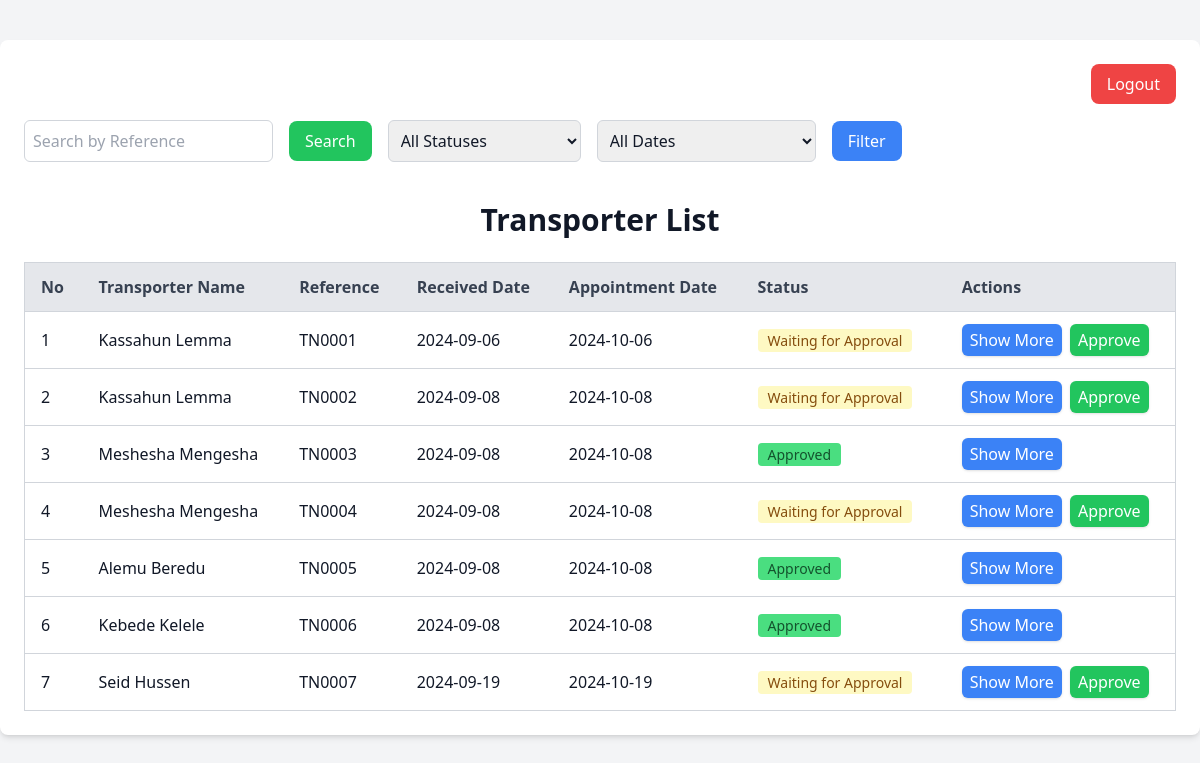
The app's page /driver_list (signed in), older data.
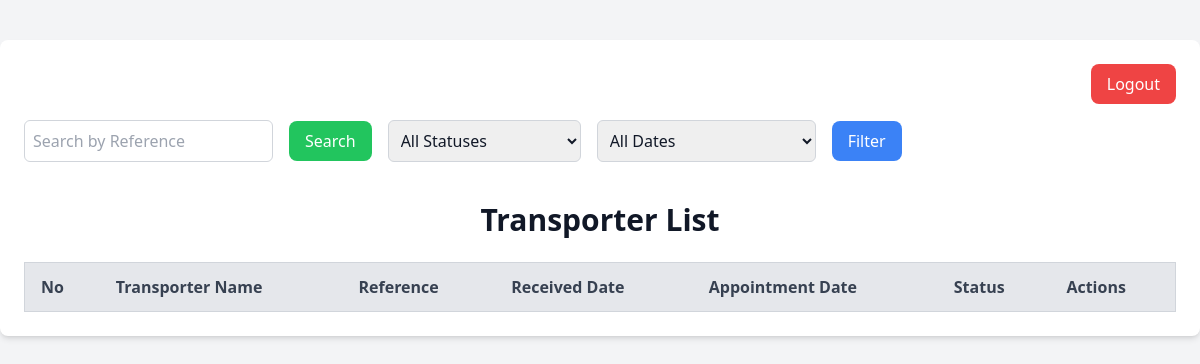
The same page, newer data.
### models.py (models this page shows, shortened)
class TransportRecord(db.Model):
    __tablename__ = 'transport_records'
    id = db.Column(db.Integer, primary_key=True)
    reference = db.Column(db.String(20), unique=True, nullable=False)  # Add reference field
    transporter_name = db.Column(db.String(100), nullable=False)
    cheque_prepared_for = db.Column(db.String(100), nullable=False)
    received_date = db.Column(db.String(100), nullable=False)
    appointment_date = db.Column(db.String(100), nullable=False)
    goods_transported = db.Column(db.String(100), nullable=False)
    phone_no = db.Column(db.String(15), nullable=False)
    credit_recipt = db.Column(db.String(200))
    transport_agreement = db.Column(db.String(200))
    way_bill = db.Column(db.String(200))
    weight_scale = db.Column(db.String(200))
    container_inspection = db.Column(db.String(200))
    container_interchange = db.Column(db.String(200))
    grn = db.Column(db.String(200))
    libre = db.Column(db.String(200))
    id_card = db.Column(db.String(200))
    delegation_document = db.Column(db.String(200))
    from_location = db.Column(db.String(100), nullable=False)
    to_location = db.Column(db.String(100), nullable=False)
    paid_to = db.Column(db.String(100), nullable=False)
    plate_no = db.Column(db.String(50), nullable=False)
    types_of_product = db.Column(db.String(100), nullable=False)
    number_of_bags = db.Column(db.Integer, nullable=False)
    quintal = db.Column(db.Float, nullable=False)
    unit_price = db.Column(db.Float, nullable=False)
    total_price = db.Column(db.Float, nullable=False)
    advance_payment = db.Column(db.Float, nullable=False)
    remaining_payment = db.Column(db.Float, nullable=False)
    remark = db.Column(db.String(200), nullable=True)
    requested_by_name = db.Column(db.String(100), nullable=False)
    requested_by_date = db.Column(db.String(50), nullable=False)
    can_be_rented = db.Column(db.String(3), nullable=True)  # Values will be "Yes" or "No"
    approver_name = db.Column(db.String(100), nullable=True)
    approved = db.Column(db.Boolean, default=False)  # Default to False
    approval_date = db.Column(db.String, nullable=True)
    status = db.Column(db.String(50), default='Waiting for Approval')  # New field

### app.py (the view, shortened to what this page needs)
@app.route('/driver_list', methods=['GET'])
@role_required('admin')
def driver_list():
    status_filter = request.args.get('status')
    date_filter = request.args.get('date_filter')
    reference_filter = request.args.get('reference')  # New filter for reference number
    action = request.args.get('action')  # Action to determine which button was pressed
    query = TransportRecord.query
    documents = query.all()
    return render_template('transportDetails.html', documents=documents)

### app.py (called while the page is built)
def role_required(role):
    def decorator(f):
        @wraps(f)
        def decorated_function(*args, **kwargs):
            if 'role' not in session or session['role'] != role:
                flash('Access denied.')
                return redirect(url_for('login'))
            return f(*args, **kwargs)
        return decorated_function
    return decorator

### templates/transportDetails.html (shortened to what this page needs)
<!DOCTYPE html>
<html lang="en">
<head>
    <script src="https://cdn.tailwindcss.com"></script>
</head>
<body class="bg-gray-100 text-gray-900">
    <div class="max-w-7xl mx-auto p-6 bg-white shadow-md rounded-lg mt-10">
        <div class="flex justify-end mb-4">
            <button
                class="bg-red-500 text-white py-2 px-4 rounded-lg hover:bg-red-600 focus:outline-none focus:ring-2 focus:ring-red-500 focus:ring-offset-2 transition-all duration-300"
                onclick="window.location.href='/logout'">
                Logout
            </button>
        </div>
        <form method="get" action="{{ url_for('driver_list') }}" class="flex items-center space-x-4">
            <input type="text" name="reference" placeholder="Search by Reference" class="p-2 border border-gray-300 rounded-md" />
            <button type="submit" name="action" value="search" class="bg-green-500 text-white py-2 px-4 rounded-lg hover:bg-green-600 focus:outline-none">
                Search
            </button>
            <select name="status" class="p-2 border border-gray-300 rounded-md">
                <option value="">All Statuses</option>
            </select>
            <select name="date_filter" class="p-2 border border-gray-300 rounded-md">
                <option value="">All Dates</option>
            </select>
            <button type="submit" name="action" value="filter" class="bg-blue-500 text-white py-2 px-4 rounded-lg hover:bg-blue-600 focus:outline-none">
                Filter
            </button>
        </form>
        <h1 class="text-3xl font-bold text-center mb-6 mt-10">Transporter List</h1>
        <table class="min-w-full bg-white border border-gray-300">
            <thead>
                <tr class="w-full bg-gray-200 text-gray-700">
                    <th class="py-3 px-4 text-left">No</th>
                    <th class="py-3 px-4 text-left">Transporter Name</th>
                    <th class="py-3 px-4 text-left">Reference</th>
                    <th class="py-3 px-4 text-left">Received Date</th>
                    <th class="py-3 px-4 text-left">Appointment Date</th>
                    <th class="py-3 px-4 text-left">Status</th>
                    <th class="py-3 px-4 text-left">Actions</th>
                </tr>
            </thead>
            <tbody>
                {% for document in documents %}
                <tr class="border-t border-gray-300">
                    <td class="py-3 px-4">{{ loop.index }}</td>
                    <td class="py-3 px-4">{{ document.transporter_name }}</td>
                    <td class="py-3 px-4">{{ document.reference }}</td>
                    <td class="py-3 px-4">{{ document.received_date }}</td>
                    <td class="py-3 px-4">{{ document.appointment_date }}</td>
                    <td class="py-3 px-4">
                        {% if document.status == 'Approved' %}
                        <span class="bg-green-400 text-green-900 text-sm font-medium mr-2 px-2.5 py-0.5 rounded">Approved</span>
                        {% elif document.status == 'Waiting for Approval' %}
                        <span class="bg-yellow-100 text-yellow-800 text-sm font-medium mr-2 px-2.5 py-0.5 rounded">Waiting for Approval</span>
                        {% endif %}
                    </td>
                    <td class="py-3 px-4">
                        <div class="flex space-x-2">
                            <button class="bg-blue-500 text-white font-medium py-1 px-2 rounded-md shadow hover:bg-blue-600"
                                onclick="toggleDetails('details{{ loop.index }}')">Show More</button>
                            {% if document.status == 'Waiting for Approval' %}
                            <form action="{{ url_for('approve_record', record_id=document.id) }}" method="post">
                                <button type="submit" class="bg-green-500 text-white font-medium py-1 px-2 rounded-md shadow hover:bg-green-600">
                                    Approve
                                </button>
                            </form>
                            {% endif %}
                        </div>
                    </td>
                </tr>
                {% endfor %}
            </tbody>
        </table>
    </div>
</body>
</html>

Row changes from the older to the newer data that the page shows:
removed TransportRecord: transporter_name "Kassahun Lemma", reference "TN0001", received_date "2024-09-06", appointment_date "2024-10-06", shows "Waiting for Approval"
removed TransportRecord: transporter_name "Kassahun Lemma", reference "TN0002", received_date "2024-09-08", appointment_date "2024-10-08", shows "Waiting for Approval"
removed TransportRecord: transporter_name "Meshesha Mengesha", reference "TN0003", received_date "2024-09-08", appointment_date "2024-10-08", status "Approved"
removed TransportRecord: transporter_name "Meshesha Mengesha", reference "TN0004", received_date "2024-09-08", appointment_date "2024-10-08", shows "Waiting for Approval"
removed TransportRecord: transporter_name "Alemu Beredu", reference "TN0005", received_date "2024-09-08", appointment_date "2024-10-08", status "Approved"
removed TransportRecord: transporter_name "Kebede Kelele", reference "TN0006", received_date "2024-09-08", appointment_date "2024-10-08", status "Approved"
removed TransportRecord: transporter_name "Seid Hussen", reference "TN0007", received_date "2024-09-19", appointment_date "2024-10-19", shows "Waiting for Approval"
